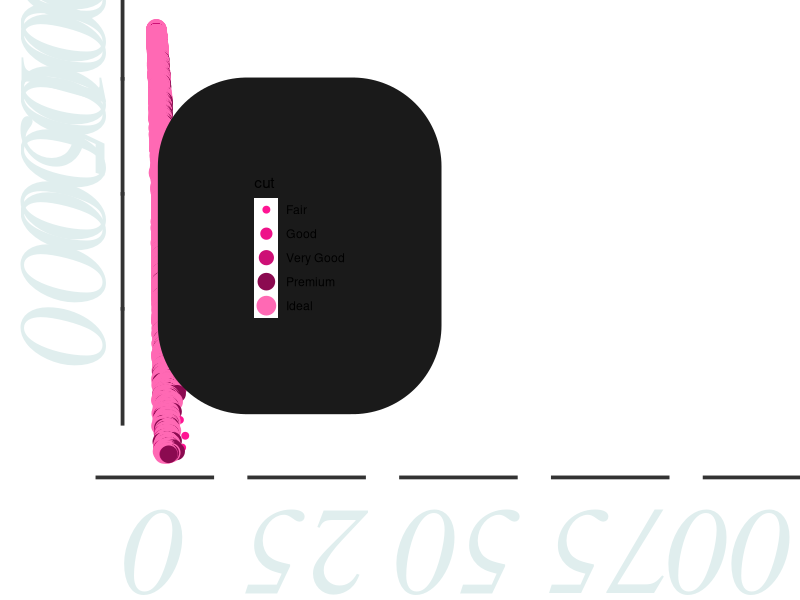

The R source for this figure:
library(ggplot2)

#after reading we were allowed to add things in aes() I snuck in a size change
#the size change adds nothing but makes the plot even harder to interpret
ggplot(diamonds, aes(x = carat, y = price, colour = cut, size = cut)) + 
  geom_point()+ 
  
  #reverse the y axis 
  scale_y_reverse()+
  
  #change the scale to bunch up the data
  xlim(0,100)+
  
  #change the colours to make them nearly all the same
  scale_color_manual(values=c("deeppink",
                              "deeppink2",
                              "deeppink3",
                              "deeppink4",
                              "hotpink"))+
  
  theme(
    #make the legend background and text colours too hard to read
    #make legend too big and position the it over the graph
    legend.background = element_rect(fill = "black",
                                     size = 60,
                                     colour = "gray10"),
    legend.justification = c(2, 2),
    legend.position = c(0.5, 1),
    
    #make the chart background white
    panel.background = element_rect(fill = "white"),
    
    #change gridlines to white
    panel.grid.major = element_line(colour = "white"),
    
    #or just remove the gridlines completely
    panel.grid.minor = element_blank(),
    
    #remove axis labels
    axis.title.x = element_blank(), 
    axis.title.y = element_blank(),
    
    #make the axis ticks so wide they are useless
    axis.ticks = element_line(size = 40),
    
    #make the font TNR, italic, really big and upsidedown
    axis.text = element_text(colour = "azure2",
                             angle = -180,
                             face = "italic",
                             family = "Times",
                             size = 90 ),
    
    #the y axis was still legible so rotate it 
    axis.text.y = element_text(angle = -90 )
)
  
 

